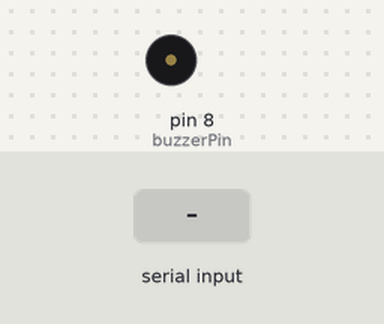
This sketch was run on a simulated Arduino Uno, built with avr-gcc and run on an emulated ATmega328P. Shown: buzzer (waves = sounding). The inputs (shaded band) are chosen by the test bench.

Above: at 1.2 s.
1.3 s: "90,45\n" received over Serial
At 1.55 s:
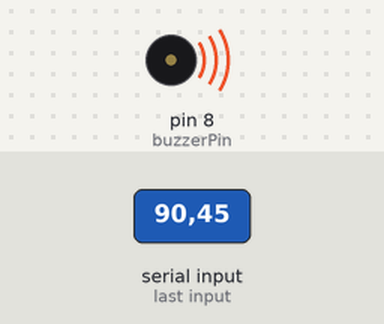
Timing chart, 0 to 4.3 s (numbered marks = the images above; inputs shaded):
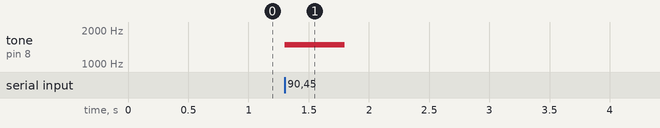

The sketch:

piezoMajor.ino
```cpp
int buzzerPin = 8;
int lastMidiNote = -1;

void setup() {
  pinMode(buzzerPin, OUTPUT);
  Serial.begin(115200);
}

void loop() {
  if (Serial.available() > 0) {
    // Leggi il messaggio MIDI dalla porta seriale
    String serialMessage = Serial.readStringUntil('\n');

    if (serialMessage.startsWith("note_off")) {

      noTone(buzzerPin);
      lastMidiNote = -1;
    } else {

      int midiNote = serialMessage.toInt();
      if (midiNote >= 0 && midiNote <= 127) {
        // Suona la nota per un breve periodo
        float frequency = 440.0 * pow(2.0, (midiNote - 69) / 12.0);
        tone(buzzerPin, frequency, 500);
        lastMidiNote = midiNote;
      }
    }
  }
}
```

Measured:
- after the input at 1.3 s, tone on pin 8 (buzzerPin): silent → 1479 Hz at once, → silent 0.50 s later
